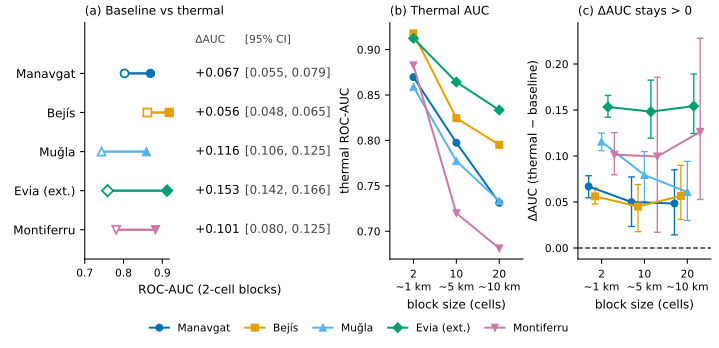

Source code (Python):
#!/usr/bin/env python3
"""Figures 3+4 combined - within-region thermal increment and block-size robustness.

(a) Baseline vs thermal ROC-AUC per region at the default 2-cell (~1 km) blocking
    (dumbbells), with the paired-delta and its 95% CI in an aligned numeric
    column on the right (forest-plot convention).
(b) Absolute thermal AUC vs block size (2/10/20 cells ~ 1/5/10 km): declines.
(c) Thermal ΔAUC vs block size with 95% CIs: stays above zero everywhere.

Okabe-Ito colours + distinct markers (greyscale-safe); vector.
Data: paper/figures/data/fig_data.json. Asserts vs 04_results Table 3.

2026-08-08 typography/space revision:
  - body 9 pt, minimum 8 pt (was 7 pt); canvas 190 x 92 mm (was 190 x 72);
  - panel (a): the delta labels used to be placed relative to each thermal point
    and ran off the axes (the Evia label was clipped mid-bracket). They now sit
    in a fixed, aligned column with its own header, outside the plotted range,
    so label length can never collide with a data point;
  - panel (c): the five regions are dodged horizontally by DODGE cells so the
    whiskers separate. The dodge is cosmetic - all five share the same three
    block sizes - and is stated in the caption;
  - the per-panel legend in (b) moved to a shared horizontal legend under the
    figure, freeing the panel interior.
"""
import json
import sys
from pathlib import Path

import matplotlib
matplotlib.use("Agg")
import matplotlib.pyplot as plt
from matplotlib.lines import Line2D

sys.path.insert(0, str(Path(__file__).resolve().parent))
from _layout_check import check as layout_check

HERE = Path(__file__).resolve().parent
DATA = json.loads((HERE / "data" / "fig_data.json").read_text())
fig34 = DATA["fig34"]

REGIONS = ["manavgat_2021", "bejis_2022", "mugla_2021", "evia_2021_extended", "montiferru_2021"]
LABEL = {"manavgat_2021": "Manavgat", "bejis_2022": "Bejís", "mugla_2021": "Muğla",
         "evia_2021_extended": "Evia (ext.)", "montiferru_2021": "Montiferru"}
# Okabe-Ito, no red-green pair; distinct markers for greyscale
COLOUR = {"manavgat_2021": "#0072B2", "bejis_2022": "#E69F00", "mugla_2021": "#56B4E9",
          "evia_2021_extended": "#009E73", "montiferru_2021": "#CC79A7"}
MARKER = {"manavgat_2021": "o", "bejis_2022": "s", "mugla_2021": "^",
          "evia_2021_extended": "D", "montiferru_2021": "v"}
BLOCKS = ["2", "10", "20"]
BLOCK_LABEL = {"2": "2\n~1 km", "10": "10\n~5 km", "20": "20\n~10 km"}

FS_BODY = 9.0    # axis labels, titles, numeric column
FS_TICK = 8.0    # tick labels, legend, column header  (minimum in this figure)
DODGE = 0.15     # panel (c) horizontal offset per region, in x-units (cosmetic)

# ---- asserts vs 04_results Table 3 ----
assert abs(fig34["manavgat_2021"]["2"]["baseline"] - 0.8027) < 5e-4
assert abs(fig34["manavgat_2021"]["2"]["thermal"] - 0.8696) < 5e-4
assert abs(fig34["evia_2021_extended"]["2"]["delta"] - 0.1533) < 5e-4
assert abs(fig34["montiferru_2021"]["20"]["delta"] - 0.1262) < 5e-4
assert abs(fig34["mugla_2021"]["10"]["delta"] - 0.0793) < 5e-4
for reg in REGIONS:
    for b in BLOCKS:
        lo, hi = fig34[reg][b]["delta_ci"]
        assert lo > 0, f"delta CI must exclude zero: {reg} block {b}"
# the dodge must not reorder or merge block groups: half-spread < half-spacing
assert (len(REGIONS) - 1) / 2 * DODGE < 0.5, "dodge too wide - groups would merge"

MM = 1 / 25.4
plt.rcParams.update({"svg.fonttype": "none", "pdf.fonttype": 42})
fig, (axA, axB, axC) = plt.subplots(
    1, 3, figsize=(190 * MM, 92 * MM), width_ratios=[1.88, 1.0, 1.0])

data_artists = []   # (artist, name) pairs handed to the collision checker

# ---------------- (a) dumbbells at block 2, numeric column on the right -----
# The numeric column starts beyond the largest plotted AUC and is LEFT-aligned,
# so its x-position is fixed by the column, never by the data. Right-aligning it
# (the first attempt) made the start of each label depend on its own width and
# pushed the widest ones back onto the Bejís and Evia markers.
X_DATA_MAX = max(fig34[r]["2"]["thermal"] for r in REGIONS)
X_DELTA, X_CI = 0.985, 1.113
assert X_DELTA > X_DATA_MAX + 0.02, "numeric column would sit on the data"

ys = list(range(len(REGIONS)))[::-1]
for reg, y in zip(REGIONS, ys):
    d = fig34[reg]["2"]
    c = COLOUR[reg]
    ln, = axA.plot([d["baseline"], d["thermal"]], [y, y], color=c, lw=1.8, zorder=2)
    m_base, = axA.plot(d["baseline"], y, marker=MARKER[reg], mfc="white", mec=c,
                       ms=6.0, mew=1.3, zorder=3)
    m_therm, = axA.plot(d["thermal"], y, marker=MARKER[reg], mfc=c, mec=c,
                        ms=6.0, zorder=3)
    data_artists += [(ln, f"dumbbell:{LABEL[reg]}"),
                     (m_base, f"baseline-marker:{LABEL[reg]}"),
                     (m_therm, f"thermal-marker:{LABEL[reg]}")]
    axA.text(X_DELTA, y, f"+{d['delta']:.3f}", fontsize=FS_BODY, va="center",
             ha="left")
    axA.text(X_CI, y, f"[{d['delta_ci'][0]:.3f}, {d['delta_ci'][1]:.3f}]",
             fontsize=FS_BODY, va="center", ha="left", color="#444444")

axA.text(X_DELTA, len(REGIONS) - 0.28, "ΔAUC", fontsize=FS_TICK, ha="left",
         va="bottom", color="#444444")
axA.text(X_CI, len(REGIONS) - 0.28, "[95% CI]", fontsize=FS_TICK, ha="left",
         va="bottom", color="#444444")

axA.set_yticks(ys, [LABEL[r] for r in REGIONS], fontsize=FS_BODY)
axA.set_xlim(0.70, 1.345)
axA.set_ylim(-0.75, len(REGIONS) + 0.30)
axA.set_xticks([0.70, 0.80, 0.90])
axA.spines["bottom"].set_bounds(0.70, X_DATA_MAX)
axA.set_xlabel("ROC-AUC (2-cell blocks)", fontsize=FS_BODY)
axA.set_title("(a) Baseline vs thermal", fontsize=FS_BODY, loc="left")

# ---------------- (b) absolute thermal AUC, (c) delta, both vs block size ---
x = list(range(len(BLOCKS)))
offsets = [(i - (len(REGIONS) - 1) / 2) * DODGE for i in range(len(REGIONS))]

for reg, off in zip(REGIONS, offsets):
    c, m = COLOUR[reg], MARKER[reg]
    axB.plot(x, [fig34[reg][b]["thermal"] for b in BLOCKS], color=c, marker=m,
             ms=5.0, lw=1.5)
    deltas = [fig34[reg][b]["delta"] for b in BLOCKS]
    err = [[fig34[reg][b]["delta"] - fig34[reg][b]["delta_ci"][0] for b in BLOCKS],
           [fig34[reg][b]["delta_ci"][1] - fig34[reg][b]["delta"] for b in BLOCKS]]
    axC.errorbar([xi + off for xi in x], deltas, yerr=err, color=c, marker=m,
                 ms=5.0, lw=1.5, capsize=2.5, elinewidth=1.0)

for ax, title, ylab in ((axB, "(b) Thermal AUC", "thermal ROC-AUC"),
                        (axC, "(c) ΔAUC stays > 0",
                         "ΔAUC (thermal − baseline)")):
    ax.set_xticks(x, [BLOCK_LABEL[b] for b in BLOCKS], fontsize=FS_TICK)
    ax.set_title(title, fontsize=FS_BODY, loc="left")
    ax.set_ylabel(ylab, fontsize=FS_BODY)
    ax.set_xlabel("block size (cells)", fontsize=FS_BODY)
    ax.set_xlim(-0.55, len(BLOCKS) - 0.45)

axC.axhline(0, color="black", lw=0.9, ls=(0, (4, 2)), zorder=1)
axC.set_ylim(-0.012, 0.245)
# Ticks are set explicitly on both value axes. Matplotlib otherwise keeps a
# locator tick just outside the view (e.g. -0.05), whose label artist still has
# a position and shows up as a phantom collision against the shared legend.
axC.set_yticks([0.00, 0.05, 0.10, 0.15, 0.20])
axB.set_yticks([0.70, 0.75, 0.80, 0.85, 0.90])

for ax in (axA, axB, axC):
    ax.tick_params(labelsize=FS_TICK)
    for s in ("top", "right"):
        ax.spines[s].set_visible(False)
axA.tick_params(axis="y", labelsize=FS_BODY)

# ---------------- shared legend under the panels ----------------------------
handles = [Line2D([], [], color=COLOUR[r], marker=MARKER[r], ms=5.0, lw=1.5,
                  label=LABEL[r]) for r in REGIONS]
fig.legend(handles=handles, loc="lower center", ncol=len(REGIONS),
           fontsize=FS_TICK, frameon=False, handlelength=1.8,
           columnspacing=1.4, bbox_to_anchor=(0.5, 0.012))

fig.subplots_adjust(left=0.118, right=0.99, top=0.935, bottom=0.255, wspace=0.32)

problems = layout_check(fig, "Figs 3+4 - within-region robustness",
                        min_gap_pt=2.0, min_font_pt=8.0,
                        data_artists=data_artists)

fig.savefig(HERE / "fig3_4_within_robustness.pdf")
fig.savefig(HERE / "fig3_4_within_robustness.svg")
if "--preview" in sys.argv:
    fig.savefig(HERE / "fig3_4_within_robustness_preview.png", dpi=300)

(HERE / "fig3_4_provenance.json").write_text(json.dumps({
    "figure": "Figs 3+4 combined - within-region increment and block robustness",
    "script": "paper/figures/fig3_4_within_robustness.py",
    "data": "paper/figures/data/fig_data.json (step8c + robustness outputs; per-source sha256 inside)",
    "asserts": "spot values vs 04 Table 3; every delta CI lower bound > 0 (15 region-block "
               "cells); dodge half-spread < half block spacing so groups cannot merge",
    "panel_a_labels": "delta and 95% CI in a fixed aligned column at x=1.005/1.055, outside "
                      "the plotted range (ticks and bottom spine stop at 0.96); label text is "
                      "checked against every dumbbell artist by the collision checker",
    "panel_c_dodge": {"cells": DODGE, "note": "cosmetic horizontal offset so whiskers separate; "
                                              "all five regions share the same three block sizes; "
                                              "stated in the caption"},
    "palette": "Okabe-Ito 5-colour + distinct markers for greyscale; no red-green pair",
    "canvas_mm": [190, 92],
    "column": "double (190 mm)",
    "font_pt": {"body": FS_BODY, "minimum": FS_TICK},
    "layout_check": f"paper/figures/_layout_check.py; {len(problems)} problems at build time",
    "environment": f"matplotlib {matplotlib.__version__}",
}, indent=1, ensure_ascii=False))
print("fig3_4 written; all 15 delta CIs exclude zero")
